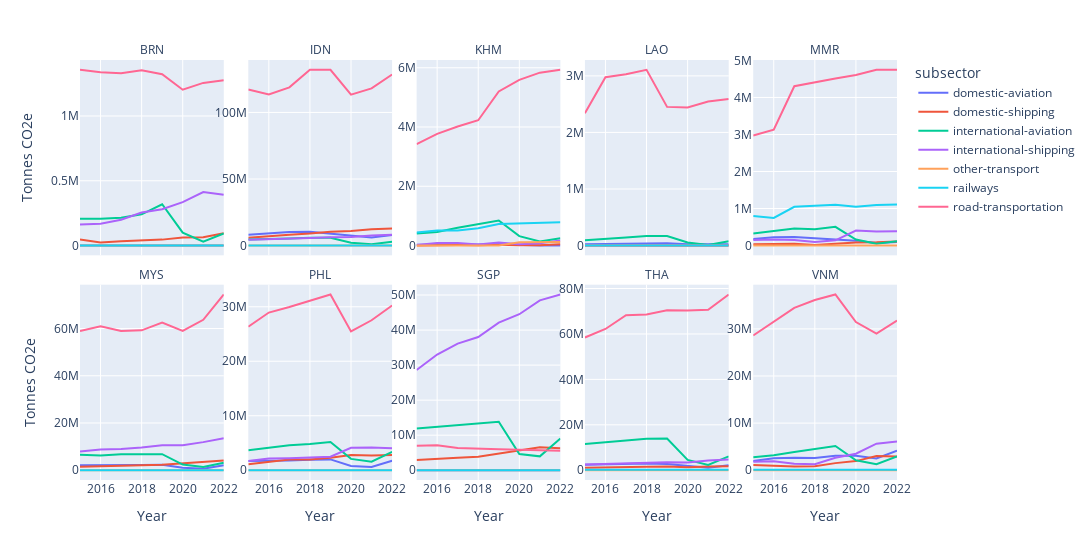

Notebook code for this chart:
### Code cell
df_transport_group = df_transport.groupby(["iso3_country","subsector","Year"],as_index=False)[["emissions_quantity"]].sum()

fig = px.line(df_transport_group,x="Year",y="emissions_quantity",facet_col="iso3_country",color="subsector",facet_col_wrap=5,width=2000,facet_col_spacing=0.03)

fig.update_yaxes(matches=None)
fig.for_each_yaxis(lambda yaxis: yaxis.update(showticklabels=True))
fig.for_each_annotation(lambda a: a.update(text=a.text.split("=")[1]))
fig.for_each_trace(lambda t: t.update(name=t.name.split("=")[0]))

fig.update_layout(
    yaxis=dict(
        title_text="Tonnes CO2e",
    ),    
    yaxis6=dict(
        title_text="Tonnes CO2e",
    ),  )


fig.show()
